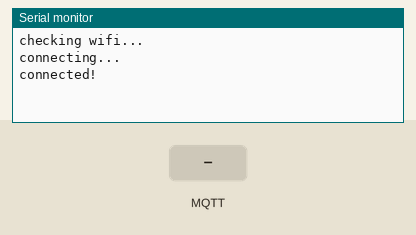
Recording of a sketch running on a simulated Arduino MKR. Shown: the last lines printed to the serial monitor. Inputs (shaded band) come from the test bench. WiFi joins after 1.5 s; servers stay silent unless stated; no MQTT or app messages arrive unless stated.

Above: at 2.7 s.
2.8 s: MQTT message "1" arrives on the first subscribed topic
At 3.9 s:
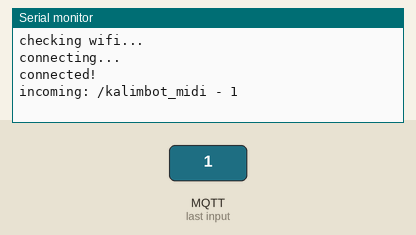
4.3 s: MQTT message "on" arrives on the first subscribed topic
At 5.1 s:
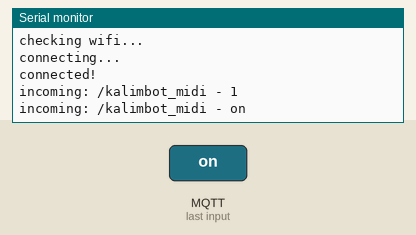
5.8 s: MQTT message "off" arrives on the first subscribed topic
At 6.2 s:
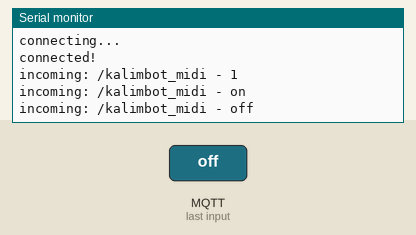

Measured:
- after the input at 2.8 s, the serial monitor: prints a new line at once (image 1)
- after the input at 4.3 s, the serial monitor: prints a new line at once (image 2)
- after the input at 5.8 s, the serial monitor: prints a new line at once (image 3)

The sketch:

wifi_test.ino
```cpp
// This example uses an Arduino/Genuino Zero together with
// a WiFi101 Shield or a MKR1000 to connect to shiftr.io.
//
// IMPORTANT: This example uses the new WiFi101 library.
//
// You can check on your device after a successful
// connection here: https://shiftr.io/try.
//
// by Gilberto Conti
// https://github.com/256dpi/arduino-mqtt

#include <WiFi101.h>
#include <MQTT.h>

const char ssid[] = "Andrés";
const char pass[] = "12345678";

WiFiClient net;
MQTTClient client;

unsigned long lastMillis = 0;

void connect() {
  Serial.print("checking wifi...");
  while (WiFi.status() != WL_CONNECTED) {
    Serial.print(".");
    delay(1000);
  }

  Serial.print("\nconnecting...");
  while (!client.connect("Roboy", "try", "try")) {
    Serial.print(".");
    delay(1000);
  }

  Serial.println("\nconnected!");

  client.subscribe("/kalimbot_midi");
  // client.unsubscribe("/hello");
}

void messageReceived(String &topic, String &payload) {
  Serial.println("incoming: " + topic + " - " + payload);
  Serial1.println(payload);
}

char mystr[10];

void setup() {
  Serial.begin(115200);
  Serial1.begin(9600);
  WiFi.begin(ssid, pass);

  // Note: Local domain names (e.g. "Computer.local" on OSX) are not supported by Arduino.
  // You need to set the IP address directly.
  client.begin("192.168.137.251", net);
  client.onMessage(messageReceived);

  connect();
}

void loop() {
  client.loop();

  if (!client.connected()) {
    connect();
  }
}
```
